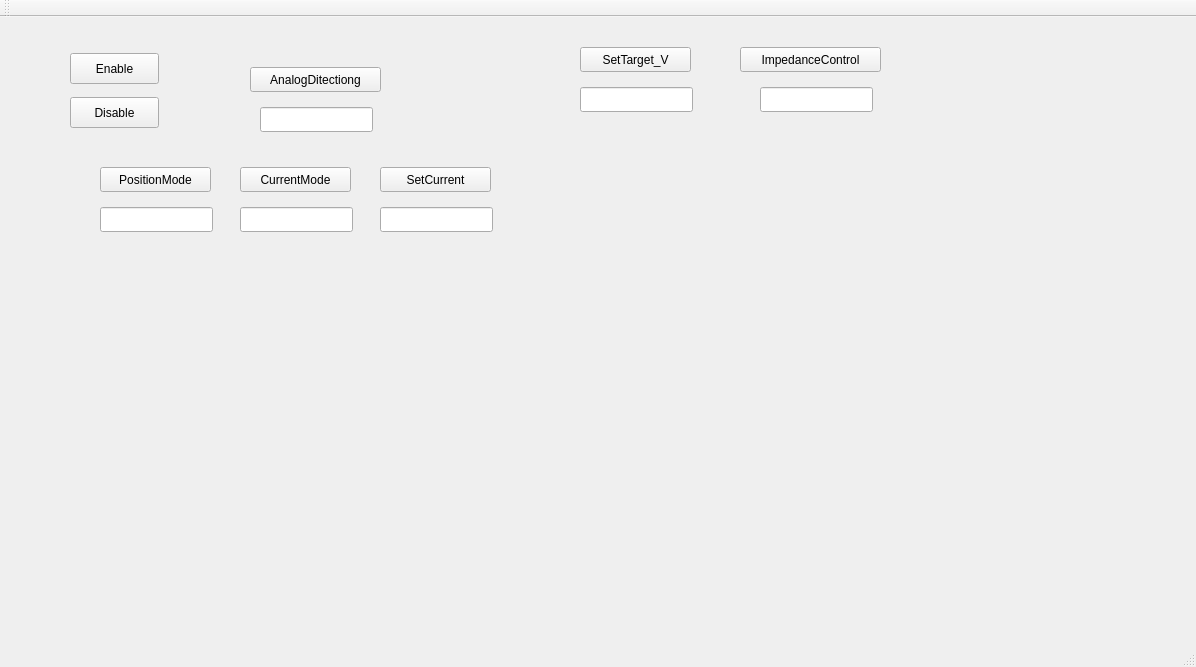
<?xml version="1.0" encoding="UTF-8"?>
<ui version="4.0">
 <class>MainWindow</class>
 <widget class="QMainWindow" name="MainWindow">
  <property name="geometry">
   <rect>
    <x>0</x>
    <y>0</y>
    <width>1196</width>
    <height>667</height>
   </rect>
  </property>
  <property name="windowTitle">
   <string>MainWindow</string>
  </property>
  <widget class="QWidget" name="centralWidget">
   <widget class="QPushButton" name="pushButton_8">
    <property name="geometry">
     <rect>
      <x>740</x>
      <y>30</y>
      <width>141</width>
      <height>25</height>
     </rect>
    </property>
    <property name="text">
     <string>ImpedanceControl</string>
    </property>
   </widget>
   <widget class="QPushButton" name="pushButton_5">
    <property name="geometry">
     <rect>
      <x>240</x>
      <y>150</y>
      <width>111</width>
      <height>25</height>
     </rect>
    </property>
    <property name="text">
     <string>CurrentMode</string>
    </property>
   </widget>
   <widget class="QLineEdit" name="lineEdit_6">
    <property name="geometry">
     <rect>
      <x>760</x>
      <y>70</y>
      <width>113</width>
      <height>25</height>
     </rect>
    </property>
   </widget>
   <widget class="QPushButton" name="pushButton">
    <property name="geometry">
     <rect>
      <x>100</x>
      <y>150</y>
      <width>111</width>
      <height>25</height>
     </rect>
    </property>
    <property name="text">
     <string>PositionMode</string>
    </property>
   </widget>
   <widget class="QLineEdit" name="lineEdit_5">
    <property name="geometry">
     <rect>
      <x>580</x>
      <y>70</y>
      <width>113</width>
      <height>25</height>
     </rect>
    </property>
   </widget>
   <widget class="QPushButton" name="pushButton_3">
    <property name="geometry">
     <rect>
      <x>70</x>
      <y>80</y>
      <width>89</width>
      <height>31</height>
     </rect>
    </property>
    <property name="text">
     <string>Disable</string>
    </property>
   </widget>
   <widget class="QPushButton" name="pushButton_7">
    <property name="geometry">
     <rect>
      <x>580</x>
      <y>30</y>
      <width>111</width>
      <height>25</height>
     </rect>
    </property>
    <property name="text">
     <string>SetTarget_V</string>
    </property>
   </widget>
   <widget class="QPushButton" name="pushButton_2">
    <property name="geometry">
     <rect>
      <x>70</x>
      <y>36</y>
      <width>89</width>
      <height>31</height>
     </rect>
    </property>
    <property name="text">
     <string>Enable</string>
    </property>
   </widget>
   <widget class="QPushButton" name="pushButton_6">
    <property name="geometry">
     <rect>
      <x>380</x>
      <y>150</y>
      <width>111</width>
      <height>25</height>
     </rect>
    </property>
    <property name="text">
     <string>SetCurrent</string>
    </property>
   </widget>
   <widget class="QLineEdit" name="lineEdit_2">
    <property name="geometry">
     <rect>
      <x>260</x>
      <y>90</y>
      <width>113</width>
      <height>25</height>
     </rect>
    </property>
   </widget>
   <widget class="QLineEdit" name="lineEdit">
    <property name="geometry">
     <rect>
      <x>100</x>
      <y>190</y>
      <width>113</width>
      <height>25</height>
     </rect>
    </property>
   </widget>
   <widget class="QLineEdit" name="lineEdit_4">
    <property name="geometry">
     <rect>
      <x>380</x>
      <y>190</y>
      <width>113</width>
      <height>25</height>
     </rect>
    </property>
   </widget>
   <widget class="QCustomPlot" name="widget" native="true">
    <property name="geometry">
     <rect>
      <x>600</x>
      <y>230</y>
      <width>571</width>
      <height>391</height>
     </rect>
    </property>
   </widget>
   <widget class="QLineEdit" name="lineEdit_3">
    <property name="geometry">
     <rect>
      <x>240</x>
      <y>190</y>
      <width>113</width>
      <height>25</height>
     </rect>
    </property>
   </widget>
   <widget class="QCustomPlot" name="widget_2" native="true">
    <property name="geometry">
     <rect>
      <x>40</x>
      <y>230</y>
      <width>561</width>
      <height>401</height>
     </rect>
    </property>
   </widget>
   <widget class="QPushButton" name="pushButton_4">
    <property name="geometry">
     <rect>
      <x>250</x>
      <y>50</y>
      <width>131</width>
      <height>25</height>
     </rect>
    </property>
    <property name="text">
     <string>AnalogDitectiong</string>
    </property>
   </widget>
  </widget>
  <widget class="QMenuBar" name="menuBar">
   <property name="geometry">
    <rect>
     <x>0</x>
     <y>0</y>
     <width>1196</width>
     <height>22</height>
    </rect>
   </property>
  </widget>
  <widget class="QToolBar" name="mainToolBar">
   <attribute name="toolBarArea">
    <enum>TopToolBarArea</enum>
   </attribute>
   <attribute name="toolBarBreak">
    <bool>false</bool>
   </attribute>
  </widget>
  <widget class="QStatusBar" name="statusBar"/>
 </widget>
 <layoutdefault spacing="6" margin="11"/>
 <customwidgets>
  <customwidget>
   <class>QCustomPlot</class>
   <extends>QWidget</extends>
   <header>qcustomplot.h</header>
   <container>1</container>
  </customwidget>
 </customwidgets>
 <resources/>
 <connections/>
</ui>
